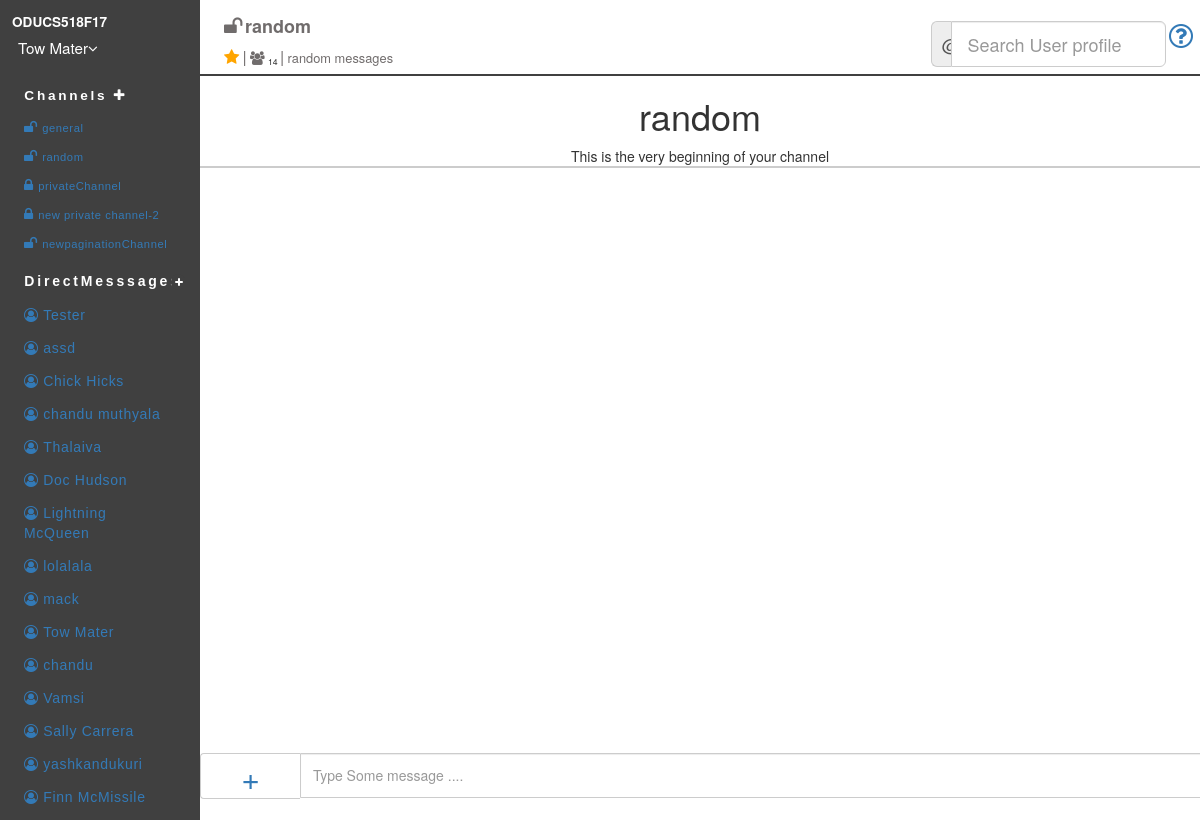
Page /index.php?channel=2 (signed in) on the committed database.
### tables this page shows
CREATE TABLE IF NOT EXISTS `users` (
  `email` varchar(50) NOT NULL,
  `user_name` varchar(20) NOT NULL,
  `display_name` varchar(20) NOT NULL,
  `status` varchar(50) NOT NULL DEFAULT 'Available',
  `mode_id` int(10) NOT NULL DEFAULT '0',
  `display_pic` varchar(200) NOT NULL DEFAULT '0' COMMENT '0=gravatar,1=local pic',
  `description` varchar(200) NOT NULL DEFAULT 'bio',
  `password` varchar(20) NOT NULL,
  `phone_no` int(13) NOT NULL DEFAULT '1234567890',
  `skype_id` varchar(20) NOT NULL DEFAULT 'skype id',
  `timestamp` timestamp NOT NULL DEFAULT CURRENT_TIMESTAMP ON UPDATE CURRENT_TIMESTAMP
);

CREATE TABLE IF NOT EXISTS `channels` (
  `channel_id` int(20) NOT NULL,
  `channel_name` varchar(200) NOT NULL,
  `purpose` varchar(500) NOT NULL,
  `created_by_user_email` varchar(50) NOT NULL,
  `createdon` timestamp NOT NULL DEFAULT '0000-00-00 00:00:00' ON UPDATE CURRENT_TIMESTAMP,
  `access_specifiers` tinyint(1) NOT NULL DEFAULT '0',
  `isArchive` tinyint(1) NOT NULL DEFAULT '0'
);

### sqlQueries.php (the view, shortened to what the rows shown need)
<?php
$conn = new mysqli(DB_HOST, DB_USER, DB_PASSWORD,DB_NAME)
	OR die ('Could not connect to MySQL: '.mysql_error());
function getUserDetails($email){
	global $conn;
	$sql = "SELECT * FROM users where email= '".$email."'";
    $result = $conn->query($sql);
    $row = $result->fetch_assoc();
    return $row;
}
function membersInChannel($channelId){
	global $conn;
	$sql = "SELECT COUNT(*) as count1 FROM `userChannels` where channel_id= '".$channelId."'";
    $count1 = mysqli_query($conn,$sql);
    $count = mysqli_fetch_assoc($count1);
    $count = $count['count1'];
    return $count;
}
function getChannelDetails($channel_id){
	global $conn;
	$sql = "SELECT * FROM channels where channel_id="."'$channel_id'";
	$result = mysqli_query($conn, $sql);
	$row = $result->fetch_assoc();
	return $row;
}
function getChannelName($channel_id,$user_email){
	global $conn;
	$sql = "SELECT * FROM channels where channel_id="."'$channel_id'";
	$result = mysqli_query($conn, $sql);
	$row = $result->fetch_assoc();
	$admin = admin();
	if(intval($row['access_specifiers'])==1){
		if (in_array($user_email, $admin)){
			if($row['isArchive']==0){
				$string = "<div><i style='font-size: 170%;padding-right: 1%;color: #706c6c;' class='fa fa-lock'></i><label class = 'channel_title'><b>".$row['channel_name']."</b></label><i style='font-size: 150%;padding-right: 1%;padding-left: 5%;color: #706c6c;cursor:pointer;' class='fa fa-archive channelArchive' id = '$channel_id'></i>";
			}else{
				$string = "<div><i style='font-size: 170%;padding-right: 1%;color: #706c6c;' class='fa fa-lock'></i><label class = 'channel_title'><b>".$row['channel_name']."</b></label><i style='font-size: 150%;padding-right: 1%;padding-left: 5%;color: #d05252;cursor:pointer;' class='fa fa-archive channelArchive' id = '$channel_id'></i>";
			}
		}else{
			$string = "<div><i style='font-size: 170%;padding-right: 1%;color: #706c6c;' class='fa fa-lock'></i><label class = 'channel_title'><b>".$row['channel_name']."</b></label>";
		}
	}
	else{
		if (in_array($user_email, $admin)){
			if($row['isArchive']==0){
				$string = "<div><i style='font-size: 170%;padding-right: 1%;color: #706c6c;' class='fa fa-unlock'></i><label class = 'channel_title'><b>".$row['channel_name']."</b></label><i style='font-size: 150%;padding-right: 1%;padding-left: 5%;color: #706c6c;cursor:pointer' class='fa fa-archive channelArchive' id = '$channel_id'></i>";
			}else{
				$string = "<div><i style='font-size: 170%;padding-right: 1%;color: #706c6c;' class='fa fa-unlock'></i><label class = 'channel_title'><b>".$row['channel_name']."</b></label><i style='font-size: 150%;padding-right: 1%;padding-left: 5%;color: #d05252;cursor:pointer' class='fa fa-archive channelArchive' id = '$channel_id'></i>";
			}
		}else{
			$string = "<div><i style='font-size: 170%;padding-right: 1%;color: #706c6c;' class='fa fa-unlock'></i><label class = 'channel_title'><b>".$row['channel_name']."</b></label>";
		}
	}
	echo $string;
}
function admin(){
	global $conn;
	$sql = "SELECT * FROM `admin`";
	$result = mysqli_query($conn, $sql);
	$admin = [];
	while(($row = mysqli_fetch_assoc($result))){
		array_push($admin,$row['email']);
	}
	return $admin;
}
function getAllChannels($email){
	global $conn;
	$sql = "SELECT channels.channel_id,channels.channel_name,channels.access_specifiers, channels.isArchive FROM `userChannels` join channels on userChannels.channel_id=channels.channel_id where userChannels.user_email="."'$email'";
    $result = mysqli_query($conn, $sql);
    $string = "";
    while(($row = mysqli_fetch_assoc($result)))
	{
		if(intval($row['access_specifiers'])==1){
			if(intval($row['isArchive'])==1){
				$string=$string."<li ><a class= 'listbg' href=index.php?channel=".$row['channel_id']."><i style='font-size: 100%;padding-right: 3%;' class='fa fa-archive'></i>".$row['channel_name']."</a></li>";
			}else{
				$string=$string."<li ><a class= 'listbg' href=index.php?channel=".$row['channel_id']."><i style='font-size: 126%;padding-right: 3%;' class='fa fa-lock'></i>".$row['channel_name']."</a></li>";
			}
		}
		else{
			if(intval($row['isArchive'])==1){
				$string=$string."<li ><a class= 'listbg' href=index.php?channel=".$row['channel_id']."><i style='font-size: 100%;padding-right: 3%;' class='fa fa-archive'></i>".$row['channel_name']."</a></li>";
			}else{
				$string=$string."<li ><a class= 'listbg' href=index.php?channel=".$row['channel_id']."><i style='font-size: 126%;padding-right: 3%;' class='fa fa-unlock'></i>".$row['channel_name']."</a></li>";
			}
		}
	}
	return $string;
}
function getAllUsers(){
	global $conn;
	$sql = "SELECT * FROM users";
    $result = mysqli_query($conn, $sql);
    $string = "";
    while(($row = mysqli_fetch_assoc($result)))
	{
    	$string=$string."<li ><a class= 'listbg' href=\"./index.php?email=".trim($row['email'])."\"><i class ='fa' style = 'padding-right: 3%;'>&#xf2be;</i>".$row['user_name']."</a></li>";
	}
	return $string;
}
function getChannelMessages($channel_id,$start){
	global $conn;
	$sql = "SELECT * FROM (SELECT * FROM `channel_messages` join users on users.email=channel_messages.cuser_email where channel_id=$channel_id ORDER BY `cmessage_id` DESC LIMIT $start,10 ) TEMP ORDER BY `cmessage_id` ASC";
    $result = mysqli_query($conn, $sql);
    $row_cnt = $result->num_rows;
	$channelQuery = "SELECT * FROM `channels` where channel_id= '$channel_id'";
	$channelResult = mysqli_query($conn, $channelQuery);
	$channelArray = $channelResult->fetch_assoc();
	$admin = admin();
	$ThreadContainer='';
    $string = "";
    if($row_cnt>=10){
    	$loadMore = "<div id = 'loadMore".$_SESSION['lastLimit']."' class='col-xs-12 noPadding'><div class = 'col-xs-5 noPadding'></div><div class ='col-xs-2 noPadding ' style='text-align:center;font-style: italic;color: #337ab7; margin-top: 8px;cursor:pointer;'><span class ='loadMore' style='text-align:center;' id='".$_SESSION['lastLimit']."'>load more</span></div><div class = 'col-xs-5 noPadding'></div></div>";
    }else{
    	$loadMore="<div col-xs-12 style='text-align:center;oncopy='return false' oncut='return false' onpaste='return false'><h1>".$channelArray['channel_name']."</h1><p style='border-bottom: 2px solid #ccc;'>This is the very beginning of your channel</p></div>";
    }
	$string =$string.$loadMore;
	$string = $string."</div>";
	$string =$string.$ThreadContainer;
	return $string;
}
 ?>

### index.php (shortened to what the rows shown need)
<?php
include_once "sqlQueries.php";
?>
<html>
	<head>
		<link rel="stylesheet" type="text/css" href="index.css">
		<link rel="stylesheet" type="text/css" href="messages/messages.css">
		<link rel="stylesheet" href="https://maxcdn.bootstrapcdn.com/bootstrap/3.3.7/css/bootstrap.min.css">
		<link rel="stylesheet" href="https://cdnjs.cloudflare.com/ajax/libs/font-awesome/4.7.0/css/font-awesome.min.css">
		<link rel="stylesheet" type="text/css" href="css/tags/jquery-ui.css">
		<link rel="stylesheet" href="https://cdnjs.cloudflare.com/ajax/libs/jquery-confirm/3.3.0/jquery-confirm.min.css">
		<link rel="stylesheet" type="text/css" href="css/tags/bootstrap-tokenfield.css">
		<link rel="stylesheet" type="text/css" href="css/tags/bootstrap-tokenfield.css">
	</head>
	<body>
		<div class="container nopadding col-xs-12" >
			<div class = "col-xs-12 nopadding " style='border-bottom: 0.15em solid  #404040;'>
				<div  class = " col-xs-2 nopadding" style="background-color: #404040;height: 74px;color: white;padding: 1% !important;
">
						<div>
							<div class="dropdown">
								<button onclick="userMenu()" class="dropbtn"><?php $result = getUserDetails($_SESSION['email']); echo $result['display_name'];?><i class="fa fa-angle-down"></i></button>
							</div>
						</div>
				</div>
				<div class="col-xs-10 nopadding" style="    z-index: 100; height: 74px;background-color: white;padding-left: 2% !important;padding-top: 14px !important;">
					<div class ="col-xs-3 nopadding " style='font-size: 1.46vh;'>
							<?php
								$userChannels = userChannels($_SESSION['email']);
								if (isset($_GET["channel"])){
									if (in_array($_GET["channel"], $userChannels)) {
										$result = getChannelName($_GET["channel"],$_SESSION['email']);
									}else{
										$result = "<div><label class = 'channel_title'><b>Channel Title</b></label>";
									}
								}else if(isset($_GET["email"])){
									$userDetails = getUserDetails($_GET["email"]);
									echo "<div><label class = 'channel_title'><b>".$userDetails['user_name']."</b></label>";
								}
								else{
									$result = "<div><label class = 'channel_title'><b>Channel Title</b></label>";
								}
							?>
					</div>
						<div class = "detailsOfChannel">
							<span class="fa fa-star checked"></span>
							<span class= "divider">|</span>
							<?php
								if (isset($_GET["channel"])){
									echo "<i style='font-size: 117%;color: #706c6c; cursor:pointer;' class='fa fa-users dropdown-toggle' data-toggle='dropdown' aria-hidden='true'></i>";
								}else{
									echo "<i style='font-size: 117%;color: #706c6c; cursor:pointer;' class='fa fa-user dropdown-toggle' data-toggle='dropdown' aria-hidden='true'></i>";
								}
							?>
							<sub>
								<?php
									if (isset($_GET["channel"])){
										echo membersInChannel($_GET["channel"]);
									}
								?>
							</sub>
							<span class= "divider">|</span>
							<span class = "purposeChannel">
								<?php
									if (isset($_GET["channel"])){
										$result = "";
										if (in_array($_GET["channel"], $userChannels)) {
											$result = getChannelDetails($_GET["channel"]);
										}
										echo $result['purpose'];
									}else{
										$userDetails = getUserDetails($_GET["email"]);
										echo $userDetails['status'];
									}
							?>
							</span>
						</div>
					</div>
				</div>
			</div>
			<div class="col-xs-12 nopadding">
		        <div class="col-xs-2  leftSideMenu nopadding">
		            <div >
		                <ul class="col-xs-12 nav nav-list nopadding">
		                    <li>
	        					<div id="Channel">
				                        <ul class="nav nav-list tree starredList">
				                 			<?php
				                 				$user_array = getUserDetails($_SESSION['email']);
				                            	$result =getAllChannels($user_array['email']);
				                            	echo $result
				                            ?>
				                        </ul>
		                    	</div>
		                    </li>
		                   	<li>
        						<div id="directmsg">
			                        <ul class="nav nav-list tree directmsgList">
			                            <?php $result =getAllUsers();echo $result ?>
			                        </ul>
	                    		</div>
		                    </li>
		                </ul>
		            </div>
		        </div>
		        <div id='message_container' class ='col-xs-10 headrow nopadding' style='min-height:93%;background-color: white; '>
		        	<div class ='col-xs-12 nopadding' style='height:91%;overflow-y: auto; overflow-x: hidden;position:relative;'>
			        	<div class = 'message_wrapper'>
			        	<?php
			        		$userChannels = userChannels($_SESSION['email']);
			        		if (isset($_GET['channel'])){
			        			if (in_array($_GET['channel'], $userChannels)) {
				        			$result =getChannelMessages($_GET['channel'],0);
				        		}else{
				        			$result ="<h1 class ='emptyChannel'>Requested Channel does not exist</h1>";
				        		}
				        	}else if (isset($_GET['email'])){
				        			$_SESSION['lastLimit']=0;
				        			$result =getDirectMessages($_GET['email'],0);
				        	}else{
				        		$result ="<h1 class ='emptyChannel'>Please select channel</h1>";
				        	}
			        		echo $result;
			        	?>
			        </div>
		        	</div>
			</div>
	</div>
	</body>
</html>

### rows in the picture
users: display_name "Tow Mater", user_name "Tow Mater"
channels: channel_name "random", purpose "random messages"
channels: channel_name "general"
channels: channel_name "privateChannel"
channels: channel_name "new private channel-2"
channels: channel_name "newpaginationChannel"
users: user_name "Tester"
users: user_name "assd"
users: user_name "Chick Hicks"
users: user_name "chandu muthyala"
users: user_name "Thalaiva"
users: user_name "Doc Hudson"
users: user_name "Lightning McQueen"
users: user_name "lolalala"
users: user_name "mack"
users: user_name "chandu"
users: user_name "Vamsi"
users: user_name "Sally Carrera"
users: user_name "yashkandukuri"
users: user_name "Finn McMissile"

### other values in the picture
membersInChannel($_GET["channel"]) "14"
